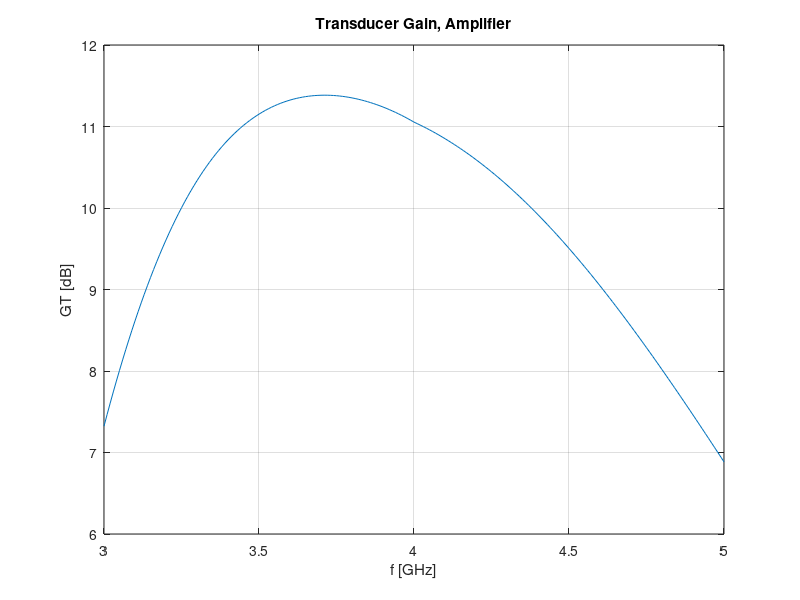
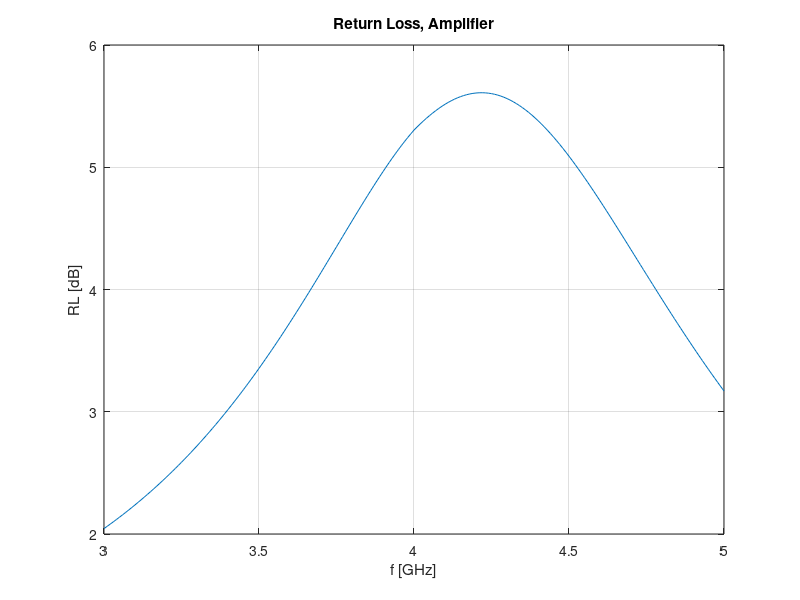

The MATLAB script that drew these images, in order: (Note: this script raises an error after producing the figures.)
% Microwaves 2 
% 3rd exercise 
clear all
close all

%% A2
% S parameters for 3, 4 & 5 GHz
f0 = 4;
f = 3:10e-3:5;

S11 = interp1([3 4 5], [0.8 0.75 0.71], f);
S12 = interp1([3 4 5], [0 0 0], f);
S21 = interp1([3 4 5], [2.8 2.5 2.3], f);
S22 = interp1([3 4 5], [0.66 0.6 0.58], f);

angle11 = interp1([3 4 5], [-90*pi/180 -120*pi/180 -140*pi/180], f);
angle12 = interp1([3 4 5], [0 0 0], f);
angle21 = interp1([3 4 5], [100*pi/180 80*pi/180 60*pi/180], f);
angle22 = interp1([3 4 5], [-50*pi/180 -70*pi/180 -85*pi/180], f);

S11 = S11.*exp(1i*angle11);
S12 = S12.*exp(1i*angle12);
S21 = S21.*exp(1i*angle21);
S22 = S22.*exp(1i*angle22);

% Gains 
G0 = 20*log10(abs(S21));
GS_max = 1./(1-abs(S11).^2);
GL_max = 1./(1-abs(S22).^2);

% l/lamda
l1_S = 0.178;
l2_S = 0.102;
l1_L = 0.045;
l2_L = 0.432;

% GS(f)
zL_S1 = -1i*cot(2*pi*l2_S*f/f0);
zL_S = zL_S1./(1+zL_S1);
zin_S = (zL_S + 1i*tan(2*pi*l1_S*f/f0))./(1 + 1i*zL_S.*tan(2*pi*l1_S*f/f0));
Gamma_S = (zin_S-1)./(zin_S+1);
GS = GS_max .* (1 - abs(Gamma_S).^2).*(1-abs(S11).^2)./abs(1-S11.*Gamma_S).^2;

% GL(f)
zL_L1 = -1i*cot(2*pi*l2_L*f/f0);
zL_L = zL_L1./(1+zL_L1);
zin_L = (zL_L + 1i*tan(2*pi*l1_L*f/f0))./(1 + 1i*zL_L.*tan(2*pi*l1_L*f/f0));
Gamma_L = (zin_L-1)./(zin_L+1);
GL = GL_max .* (1 - abs(Gamma_L).^2).*(1-abs(S22).^2)./abs(1-S22.*Gamma_L).^2;

% GT(f)
GT_A = 10*log10(GL) + 10*log10(GS) + G0;
figure;
plot(f,GT_A)
title('Transducer Gain, Amplifier')
xlabel('f [GHz]')
ylabel('GT [dB]')
grid on 

%% A3

zL = (1+S11)./(1-S11);
z = (zL +1i*tan(2*pi*l1_S*f/f0))./(1 + 1i*zL.*tan(2*pi*l1_S*f/f0));
zOC = -1i*cot(2*pi*l2_S*f/f0);
zin = z.*zOC./(z+zOC);
Gamma_in = (zin - 1)./(zin + 1);
RL_A = -20*log10(abs(Gamma_in));

figure;
plot(f,RL_A)
title('Return Loss, Amplifier')
xlabel('f [GHz]')
ylabel('RL [dB]')
grid on 

%% B
S = zeros(16,16);
% Gamma Matrix
Gamma = zeros(16,16);
Gamma(1,2) = 1;
Gamma(2,1) = 1;
Gamma(3,6) = 1;
Gamma(4,8) = 1;
Gamma(5,14) = 1;
Gamma(6,3) = 1;
Gamma(7,10) = 1;
Gamma(8,4) = 1;
Gamma(9,13) = 1;
Gamma(10,7) = 1;
Gamma(11,15) = 1;
Gamma(12,16) = 1;
Gamma(13,9) = 1;
Gamma(14,5) = 1;
Gamma(15,11) = 1;
Gamma(16,12) = 1;

GT2 = zeros(1,length(f));
RL2 = zeros(1,length(f));
for i = 1:length(f)
    % Hybrid 90
    S_Hybrid = Hybrid_1(f(i)/f0);
    
    % Amplifier
    A = (1+S11(i))*(1-S22(i))/2/S21(i);
    B = (1+S11(i))*(1+S22(i))/2/S21(i);
    C = (1-S11(i))*(1-S22(i))/2/S21(i);
    D = (1-S11(i))*(1+S22(i))/2/S21(i);
    ABCD = [A B;C D];
    ABCD2S = [1 0;1/zL_S1(i) 1];
    ABCD1S = [cos(2*pi*l1_S*f(i)/f0) 1j*sin(2*pi*l1_S*f(i)/f0); 1j*sin(2*pi*l1_S*f(i)/f0) cos(2*pi*l1_S*f(i)/f0)];
    ABCD2L = [1 0;1/zL_L1(i) 1];
    ABCD1L = [cos(2*pi*l1_L*f(i)/f0) 1j*sin(2*pi*l1_L*f(i)/f0); 1j*sin(2*pi*l1_L*f(i)/f0) cos(2*pi*l1_L*f(i)/f0)];
    
    ABCD = ABCD2S*ABCD1S*ABCD*ABCD1L*ABCD2L;
    
    A = ABCD(1,1);
    B = ABCD(1,2);
    C = ABCD(2,1);
    D = ABCD(2,2);
    
    S11tot = (A+B-C-D)/(A+B+C+D);
    S12tot = 2*(A*D-B*C)/(A+B+C+D);
    S21tot = 2/(A+B+C+D);
    S22tot = (-A+B-C+D)/(A+B+C+D);
    
    % 1st Hybrid
    S(2,2) = S_Hybrid(1);
    S(3,2) = S_Hybrid(2);
    S(4,2) = S_Hybrid(3);
    S(5,2) = S_Hybrid(4);
    S(2,3) = S_Hybrid(2);
    S(3,3) = S_Hybrid(1);
    S(4,3) = S_Hybrid(4);
    S(5,3) = S_Hybrid(3);
    S(2,4) = S_Hybrid(3);
    S(3,4) = S_Hybrid(4);
    S(4,4) = S_Hybrid(1);
    S(5,4) = S_Hybrid(2);
    S(2,5) = S_Hybrid(4);
    S(3,5) = S_Hybrid(3);
    S(4,5) = S_Hybrid(2);
    S(5,5) = S_Hybrid(1);
    
    % 1st Amplifier
    S(6,6) = S11tot;
    S(6,7) = S12tot;
    S(7,6) = S21tot;
    S(7,7) = S22tot;
    
    % 2nd Amplifier
    S(8,8) = S11tot;
    S(8,9) = S12tot;
    S(9,8) = S21tot;
    S(9,9) = S22tot;
    
    % 2nd Hybrid
    S(10,10) = S_Hybrid(1);
    S(11,10) = S_Hybrid(2);
    S(12,10) = S_Hybrid(3);
    S(13,10) = S_Hybrid(4);
    S(10,11) = S_Hybrid(2);
    S(11,11) = S_Hybrid(1);
    S(12,11) = S_Hybrid(4);
    S(13,11) = S_Hybrid(3);
    S(10,12) = S_Hybrid(3);
    S(11,12) = S_Hybrid(4);
    S(12,12) = S_Hybrid(1);
    S(13,12) = S_Hybrid(2);
    S(10,13) = S_Hybrid(4);
    S(11,13) = S_Hybrid(3);
    S(12,13) = S_Hybrid(2);
    S(13,13) = S_Hybrid(1);
    
    % Calculation
    W = S - Gamma;
    c = zeros(16,1);
    c(1) = 1;
    a = W\c;
    b = Gamma*a;
    
    % GT, RL
    GT2(i) = 20*log10(abs(a(16))/abs(b(1)));
    RL2(i) = -20*log10(abs(a(1))/abs(b(1)));  
    
end

figure;
plot(f,GT2)
title('Transducer Gain, Balanced Amplifier')
xlabel('f [GHz]')
ylabel('GT [dB]')
grid on 
figure;
plot(f,RL2)
title('Return Loss, Balanced Amplifier')
xlabel('f [GHz]')
ylabel('RL [dB]')
grid on 
ylim([0 50])

%%  C1

% l/lamda
l1_S = 0.114;
l2_S = 0.11;
l1_L = 0.132;
l2_L = 0.441;

zL_S1 = -1i*cot(2*pi*l2_S*f/f0);
zL_L1 = -1i*cot(2*pi*l2_L*f/f0);


S = zeros(16,16);
% Gamma Matrix
Gamma = zeros(16,16);
Gamma(1,2) = 1;
Gamma(2,1) = 1;
Gamma(3,6) = 1;
Gamma(4,8) = 1;
Gamma(5,14) = 1;
Gamma(6,3) = 1;
Gamma(7,10) = 1;
Gamma(8,4) = 1;
Gamma(9,13) = 1;
Gamma(10,7) = 1;
Gamma(11,15) = 1;
Gamma(12,16) = 1;
Gamma(13,9) = 1;
Gamma(14,5) = 1;
Gamma(15,11) = 1;
Gamma(16,12) = 1;

GTC1 = zeros(1,length(f));
RLC1 = zeros(1,length(f));
for i = 1:length(f)
    S_Hybrid = Hybrid_1(f(i)/f0);
    
    % Amplifier
    A = (1+S11(i))*(1-S22(i))/2/S21(i);
    B = (1+S11(i))*(1+S22(i))/2/S21(i);
    C = (1-S11(i))*(1-S22(i))/2/S21(i);
    D = (1-S11(i))*(1+S22(i))/2/S21(i);
    ABCD = [A B;C D];
    ABCD2S = [1 0;1/zL_S1(i) 1];
    ABCD1S = [cos(2*pi*l1_S*f(i)/f0) 1j*sin(2*pi*l1_S*f(i)/f0); 1j*sin(2*pi*l1_S*f(i)/f0) cos(2*pi*l1_S*f(i)/f0)];
    ABCD2L = [1 0;1/zL_L1(i) 1];
    ABCD1L = [cos(2*pi*l1_L*f(i)/f0) 1j*sin(2*pi*l1_L*f(i)/f0); 1j*sin(2*pi*l1_L*f(i)/f0) cos(2*pi*l1_L*f(i)/f0)];
    
    ABCD = ABCD2S*ABCD1S*ABCD*ABCD1L*ABCD2L;
    
    A = ABCD(1,1);
    B = ABCD(1,2);
    C = ABCD(2,1);
    D = ABCD(2,2);
    
    S11tot = (A+B-C-D)/(A+B+C+D);
    S12tot = 2*(A*D-B*C)/(A+B+C+D);
    S21tot = 2/(A+B+C+D);
    S22tot = (-A+B-C+D)/(A+B+C+D);
    
    % 1st Hybrid
    S(2,2) = S_Hybrid(1);
    S(3,2) = S_Hybrid(2);
    S(4,2) = S_Hybrid(3);
    S(5,2) = S_Hybrid(4);
    S(2,3) = S_Hybrid(2);
    S(3,3) = S_Hybrid(1);
    S(4,3) = S_Hybrid(4);
    S(5,3) = S_Hybrid(3);
    S(2,4) = S_Hybrid(3);
    S(3,4) = S_Hybrid(4);
    S(4,4) = S_Hybrid(1);
    S(5,4) = S_Hybrid(2);
    S(2,5) = S_Hybrid(4);
    S(3,5) = S_Hybrid(3);
    S(4,5) = S_Hybrid(2);
    S(5,5) = S_Hybrid(1);
    
    % 1st Amplifier
    S(6,6) = S11tot;
    S(6,7) = S12tot;
    S(7,6) = S21tot;
    S(7,7) = S22tot;
    
    % 2nd Amplifier
    S(8,8) = S11tot;
    S(8,9) = S12tot;
    S(9,8) = S21tot;
    S(9,9) = S22tot;
    
    % 2nd Hybrid
    S(10,10) = S_Hybrid(1);
    S(11,10) = S_Hybrid(2);
    S(12,10) = S_Hybrid(3);
    S(13,10) = S_Hybrid(4);
    S(10,11) = S_Hybrid(2);
    S(11,11) = S_Hybrid(1);
    S(12,11) = S_Hybrid(4);
    S(13,11) = S_Hybrid(3);
    S(10,12) = S_Hybrid(3);
    S(11,12) = S_Hybrid(4);
    S(12,12) = S_Hybrid(1);
    S(13,12) = S_Hybrid(2);
    S(10,13) = S_Hybrid(4);
    S(11,13) = S_Hybrid(3);
    S(12,13) = S_Hybrid(2);
    S(13,13) = S_Hybrid(1);
    
    % Calculation
    W = S - Gamma;
    c = zeros(16,1);
    c(1) = 1;
    a = W\c;
    b = Gamma*a;
    
    % GT, RL
    GTC1(i) = 20*log10(abs(a(16))/abs(b(1)));
    RLC1(i) = -20*log10(abs(a(1))/abs((1)));  
    
end

% GT(f)
figure;
plot(f,GTC1)
hold on;
plot(f,GT2)
title('Transducer Gain')
legend('Wideband Balanced Amplifier','Balanced Amplifier');
xlabel('f [GHz]')
ylabel('GT [dB]')
grid on 

% RL
figure;
plot(f,RLC1)
hold on;
plot(f, RL2);
title('Return Loss')
legend('Wideband Balanced Amplifier','Balanced Amplifier');
xlabel('f [GHz]')
ylabel('RL [dB]')
grid on 
ylim([0 50])

%% C2 

l1_S = 0.135;
l2_S = 0.06;
l1_L = 0.137;
l2_L = 0.428;

zL_S1 = -1i*cot(2*pi*l2_S*f/f0);
zL_L1 = -1i*cot(2*pi*l2_L*f/f0);

S = zeros(16,16);
% Gamma Matrix
Gamma = zeros(16,16);
Gamma(1,2) = 1;
Gamma(2,1) = 1;
Gamma(3,6) = 1;
Gamma(4,8) = 1;
Gamma(5,14) = 1;
Gamma(6,3) = 1;
Gamma(7,10) = 1;
Gamma(8,4) = 1;
Gamma(9,13) = 1;
Gamma(10,7) = 1;
Gamma(11,15) = 1;
Gamma(12,16) = 1;
Gamma(13,9) = 1;
Gamma(14,5) = 1;
Gamma(15,11) = 1;
Gamma(16,12) = 1;

GTC2 = zeros(1,length(f));
RLC2 = zeros(1,length(f));
for i = 1:length(f)
    S_Hybrid = Hybrid_1(f(i)/f0);
    
    % Amplifier
    A = (1+S11(i))*(1-S22(i))/2/S21(i);
    B = (1+S11(i))*(1+S22(i))/2/S21(i);
    C = (1-S11(i))*(1-S22(i))/2/S21(i);
    D = (1-S11(i))*(1+S22(i))/2/S21(i);
    ABCD = [A B;C D];
    ABCD2S = [1 0;1/zL_S1(i) 1];
    ABCD1S = [cos(2*pi*l1_S*f(i)/f0) 1j*sin(2*pi*l1_S*f(i)/f0); 1j*sin(2*pi*l1_S*f(i)/f0) cos(2*pi*l1_S*f(i)/f0)];
    ABCD2L = [1 0;1/zL_L1(i) 1];
    ABCD1L = [cos(2*pi*l1_L*f(i)/f0) 1j*sin(2*pi*l1_L*f(i)/f0); 1j*sin(2*pi*l1_L*f(i)/f0) cos(2*pi*l1_L*f(i)/f0)];
    
    ABCD = ABCD2S*ABCD1S*ABCD*ABCD1L*ABCD2L;
    
    A = ABCD(1,1);
    B = ABCD(1,2);
    C = ABCD(2,1);
    D = ABCD(2,2);
    
    S11tot = (A+B-C-D)/(A+B+C+D);
    S12tot = 2*(A*D-B*C)/(A+B+C+D);
    S21tot = 2/(A+B+C+D);
    S22tot = (-A+B-C+D)/(A+B+C+D);
    
    % 1st Hybrid
    S(2,2) = S_Hybrid(1);
    S(3,2) = S_Hybrid(2);
    S(4,2) = S_Hybrid(3);
    S(5,2) = S_Hybrid(4);
    S(2,3) = S_Hybrid(2);
    S(3,3) = S_Hybrid(1);
    S(4,3) = S_Hybrid(4);
    S(5,3) = S_Hybrid(3);
    S(2,4) = S_Hybrid(3);
    S(3,4) = S_Hybrid(4);
    S(4,4) = S_Hybrid(1);
    S(5,4) = S_Hybrid(2);
    S(2,5) = S_Hybrid(4);
    S(3,5) = S_Hybrid(3);
    S(4,5) = S_Hybrid(2);
    S(5,5) = S_Hybrid(1);
    
    % 1st Amplifier
    S(6,6) = S11tot;
    S(6,7) = S12tot;
    S(7,6) = S21tot;
    S(7,7) = S22tot;
    
    % 2nd Amplifier
    S(8,8) = S11tot;
    S(8,9) = S12tot;
    S(9,8) = S21tot;
    S(9,9) = S22tot;
    
    % 2nd Hybrid
    S(10,10) = S_Hybrid(1);
    S(11,10) = S_Hybrid(2);
    S(12,10) = S_Hybrid(3);
    S(13,10) = S_Hybrid(4);
    S(10,11) = S_Hybrid(2);
    S(11,11) = S_Hybrid(1);
    S(12,11) = S_Hybrid(4);
    S(13,11) = S_Hybrid(3);
    S(10,12) = S_Hybrid(3);
    S(11,12) = S_Hybrid(4);
    S(12,12) = S_Hybrid(1);
    S(13,12) = S_Hybrid(2);
    S(10,13) = S_Hybrid(4);
    S(11,13) = S_Hybrid(3);
    S(12,13) = S_Hybrid(2);
    S(13,13) = S_Hybrid(1);
    
    % Calculation
    W = S - Gamma;
    c = zeros(16,1);
    c(1) = 1;
    a = W\c;
    b = Gamma*a;
    
    % GT, RL
    GTC2(i) = 20*log10(abs(a(16))/abs(b(1)));
    RLC2(i) = -20*log10(abs(a(1))/abs((1)));  
    
end

figure;
plot(f,GTC2)
hold on;
plot(f,GT2)
title('Transducer Gain')
legend('Wideband Balanced Amplifier','Balanced Amplifier');
xlabel('f [GHz]')
ylabel('GT [dB]')
grid on 

figure;
plot(f,RLC2)
hold on;
plot(f, RL2);
title('Return Loss')
legend('Wideband Balanced Amplifier','Balanced Amplifier');
xlabel('f [GHz]')
ylabel('RL [dB]')
grid on 
ylim([0 50])

figure;
plot(f,GTC1)
hold on
plot(f,GTC2)
grid on
title('Transducer Gain')
legend('c1','c2')
xlabel('f [GHz]')
ylabel('GT [dB]')

figure;
plot(f,RLC1)
hold on
plot(f,RLC2)
grid on
title('Return Loss')
legend('c1','c2')
xlabel('f [GHz]')
ylabel('GT [dB]')
ylim([0 50])